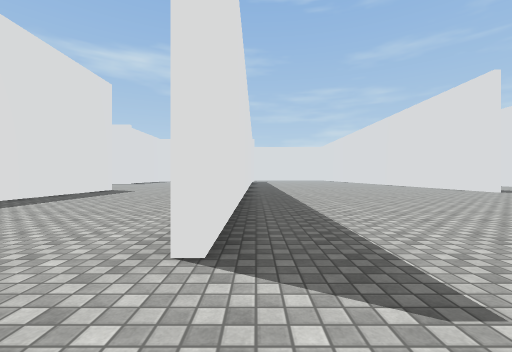
[1] (above)

24 first-person views from a walk through a scene from a Unity 3-D project. The camera is 1.2 m above the floor, looks level and sees 90° across. The floor is counted in squares, 2 m on a side. Each view is taken from the middle of a square. On the plan, view 1 faces up. The plan holds only what a view shows up to about 9 squares ahead; the rest is blank. The place goes on beyond the plan. The player character is not drawn. Surface patterns are stand-ins for the level's own textures.

[2]
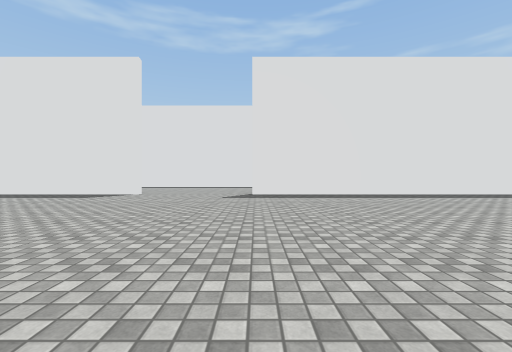

[3]
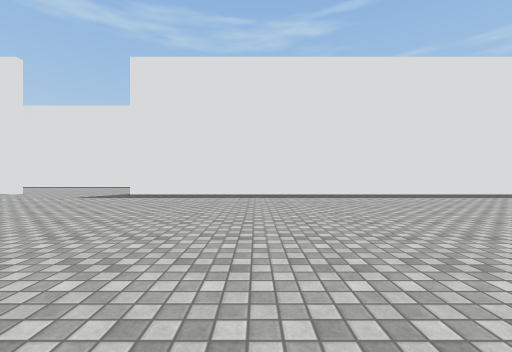

[4]
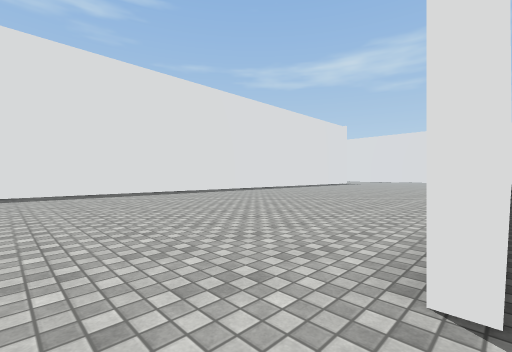

[5]
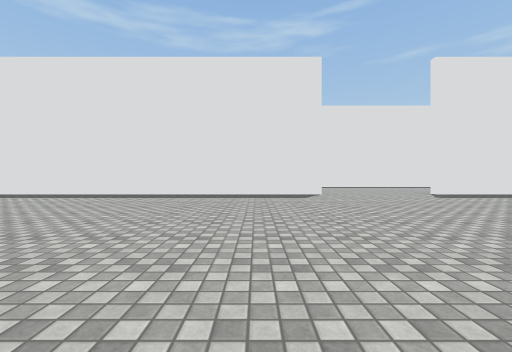

[6]
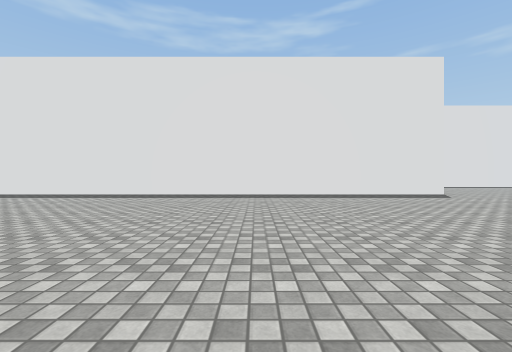

[7]
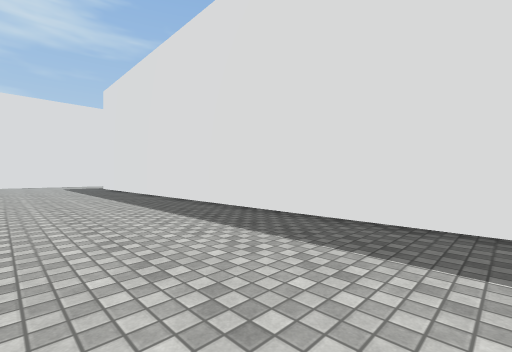

[8]
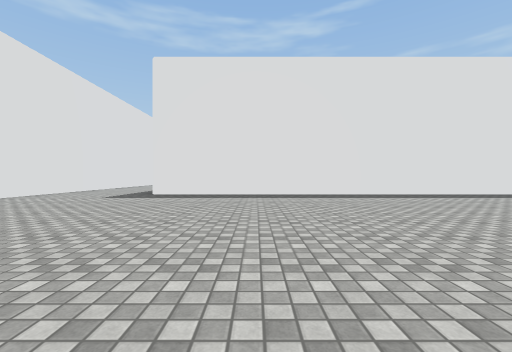

[9]
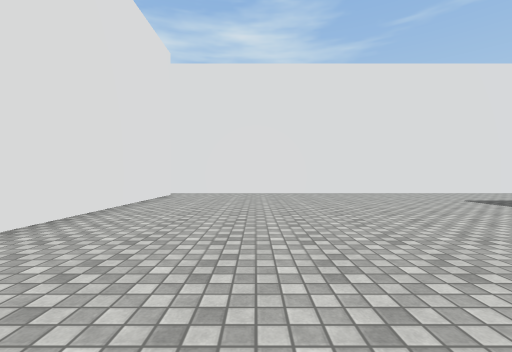

[10]
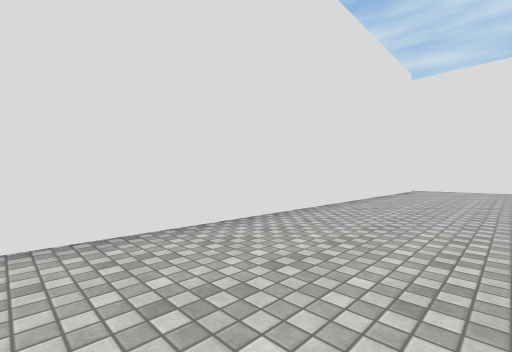

[11]
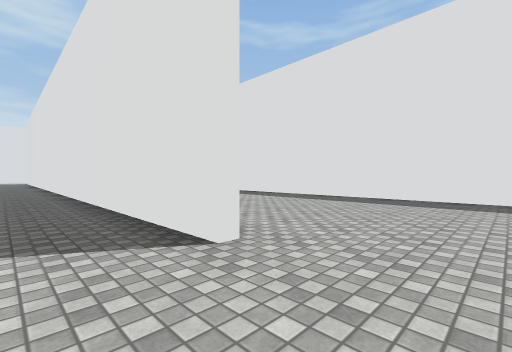

[12]
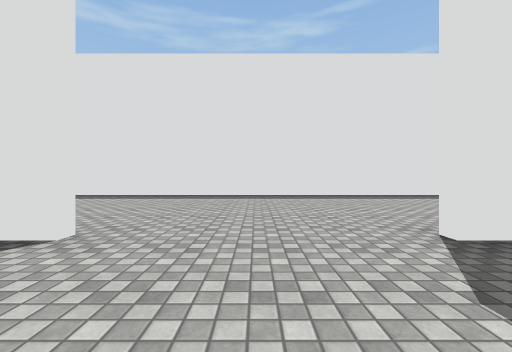

[13]
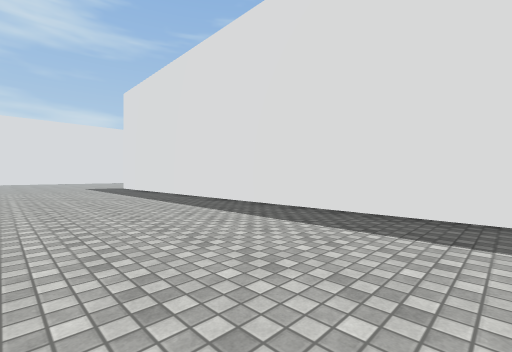

[14]
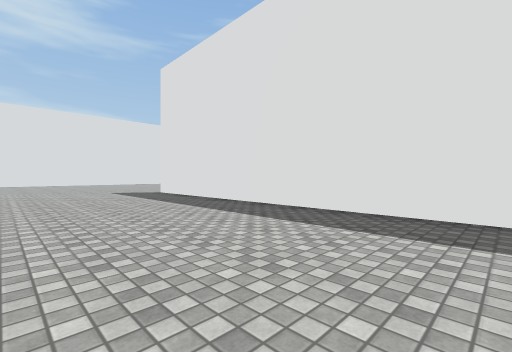

[15]
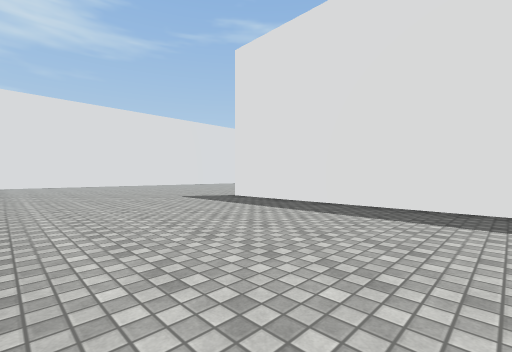

[16]
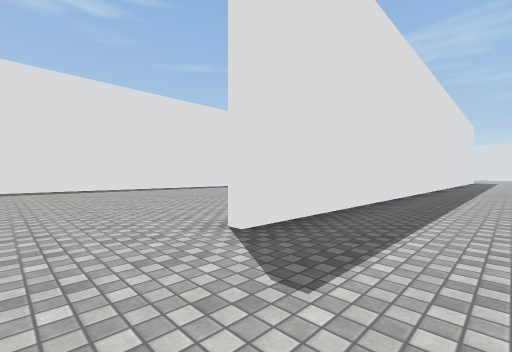

[17]
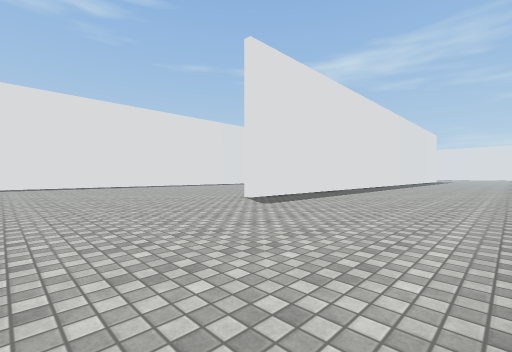

[18]
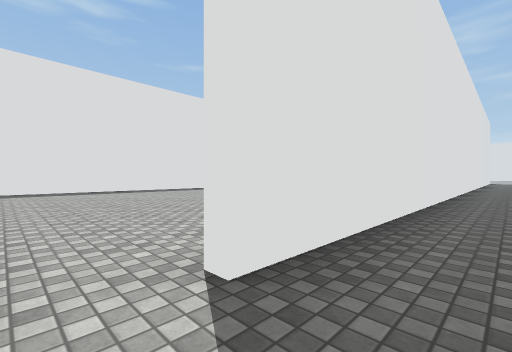

[19]
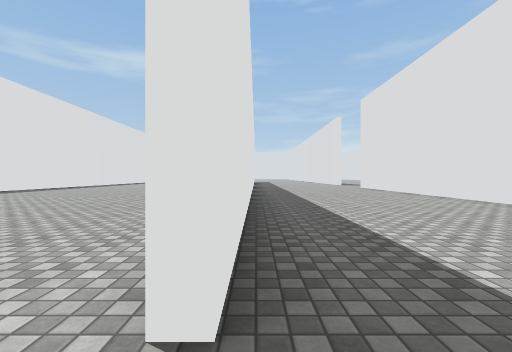

[20]
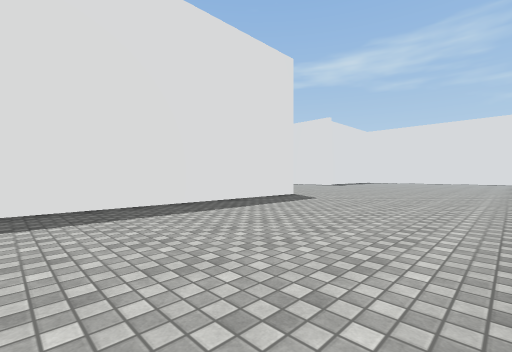

[21]
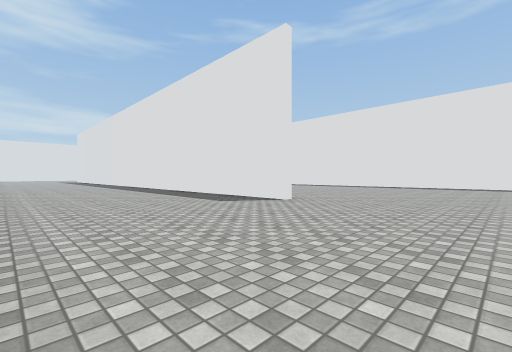

[22]
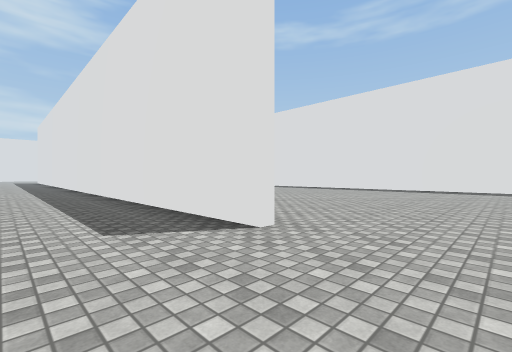

[23]
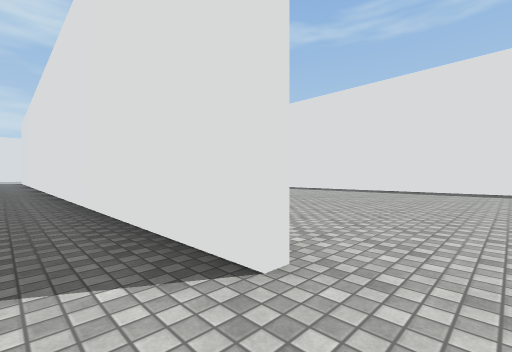

[24]
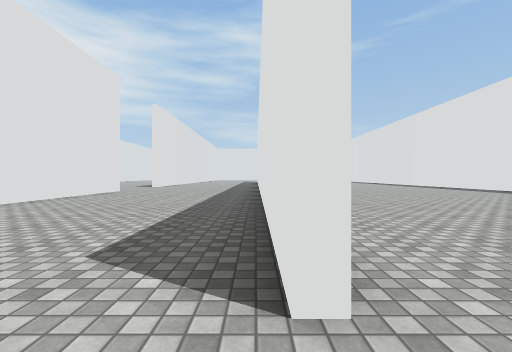

### Floor plan
Key: @ floor where view 1 was taken; # wall or solid block; . floor.
Columns run from 16 left of view 1 to 9 right of it. Each row starts with its distance up from view 1.
 18                       ..
 17                      ...
 16               ..    ....
 15    .............   ......#
 14    .............# .......#
 13 #...............#........#
 12 #...............#........#
 11 #...............#........#
 10 #.........#.....#........#
  9  .........#.....#.........
  8   ........#.....#.........
  7    ...... #.....#.......
  6     ..... #.....#........
  5    .....  #.....#.......
  4   ......  #.....#......
  3   .....   #.....#.......
  2           #.....#........
  1           #.............
  0           #.....@......
 -1           #...........
 -2           #.....#......
 -3           #.....#.......
 -4           #.... #........
 -5           #.... #.......
 -6   .....   #.....#......
 -7   ......  #.....#.......
 -8    .....  #.....#........
 -9     ....  #.....#.......
-10    ...... #.....#......
-11   ....... #.....#.....
-12  .........#.....#....
-13 #.........#.....#...
-14 #.........#.....#...
-15 #...............#...
-16 #...............#...  ...#
-17     ............#.... ...#
-18    .............#........#
-19    .............#........#
-20               ..#........#
-21                 #........#
-22                 #........#
-23                 #........#
-24                ##........#
-25                ..........#
-26                ..........#
-27               ...........#
-28              #############

Where each view was taken, in squares from view 1:
view 1: 0 up, 0 right, facing up
view 2: 2 up, 8 right, facing left
view 3: 6 up, 8 right, facing left
view 4: 8 up, 9 right, facing up-left
view 5: 4 down, 8 right, facing left
view 6: 8 down, 8 right, facing left
view 7: 11 down, 3 right, facing down-left
view 8: 21 down, 8 right, facing left
view 9: 19 down, 6 right, facing down
view 10: 16 down, 6 right, facing down-right
view 11: 0 up, 1 right, facing down-left
view 12: 0 up, 2 right, facing left
view 13: 1 down, 2 left, facing down-left
view 14: 5 down, 2 left, facing down-left
view 15: 8 down, 1 left, facing down-left
view 16: 16 down, 4 left, facing up-left
view 17: 19 down, 1 left, facing up-left
view 18: 15 down, 5 left, facing up-left
view 19: 15 down, 6 left, facing up
view 20: 4 up, 1 left, facing up-left
view 21: 15 up, 1 left, facing down-left
view 22: 13 up, 4 left, facing down-left
view 23: 12 up, 5 left, facing down-left
view 24: 12 up, 6 left, facing down
